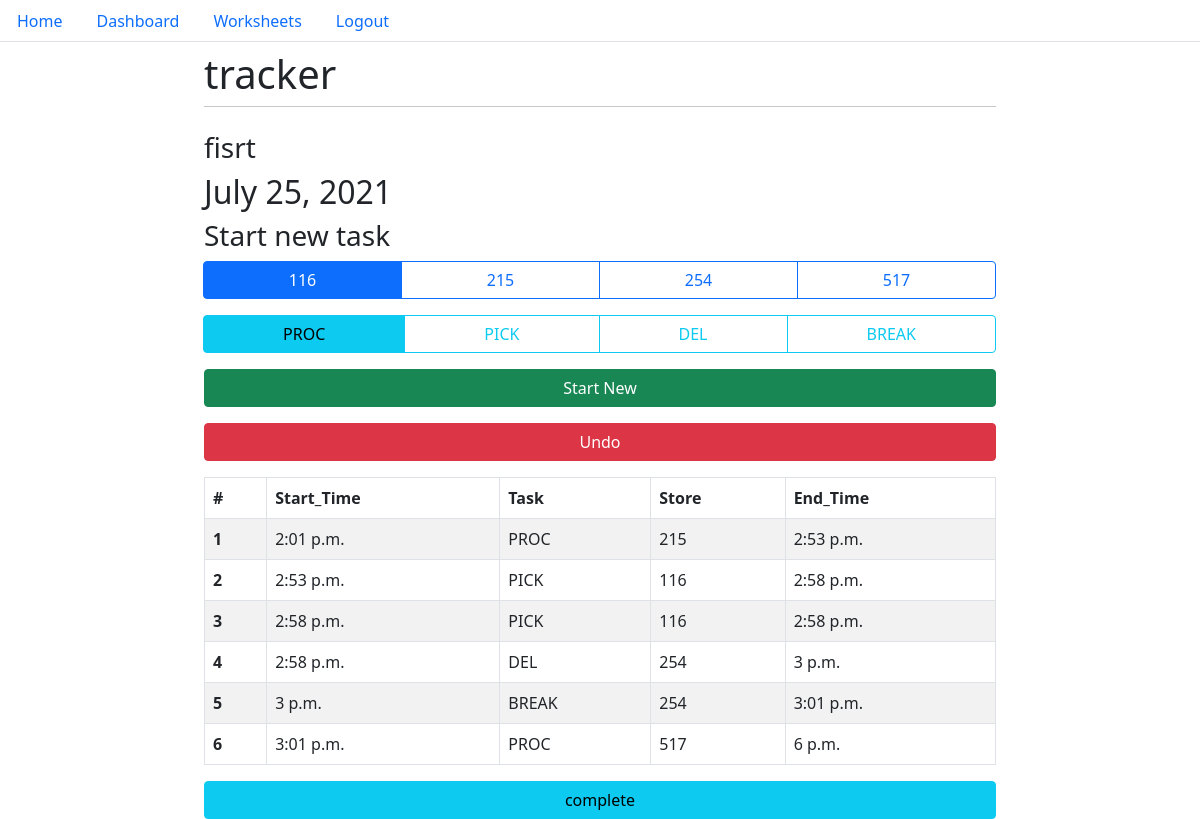
Page /tracker/5 (signed in) on the committed database.
### main/models.py (models this page shows, shortened)
class Worksheet(models.Model):
    user = models.ForeignKey(User, on_delete=models.CASCADE, related_name="worksheet", null=True)
    name = models.CharField(max_length=20)
    date = models.DateField(name="date", auto_now_add=True)
    class Meta:
        verbose_name = ("Worksheet")
        verbose_name_plural = ("Worksheets")

class Entry(models.Model):
    worksheet = models.ForeignKey(Worksheet, on_delete=models.CASCADE)
    start_time = models.TimeField(name="start_time", auto_now_add=True)
    operation = models.CharField(max_length=10)
    store = models.IntegerField(name="store", default=116)
    end_time = models.TimeField(name="end_time", default=default_end_time)
    class Meta:
        verbose_name = ("entry")
        verbose_name_plural = ("entries")

### main/views.py (the view, shortened to what this page needs)
# urls.py: path('tracker/<int:id>', views.user_tracker, name="tracker"),
def user_tracker(response, id):
    try:
        ws = Worksheet.objects.get(id=id)
    except:
        form = CreateNewWorksheet()
        return render(response, 'home.html', {"form": form})
    if ws in response.user.worksheet.all():
        last_entry = len(ws.entry_set.all())
        return render(response, 'tracker.html', {"ws": ws})
    return render(response, "worksheets.html", {"ws": ws})

### main/templates/tracker.html (shortened to what this page needs)
{% extends 'base.html' %}
{% load tz %}
{% block title2 %}tracker{% endblock title2 %}
{% block content %}
    {% if user.is_authenticated %}
        <h3>{{ws.name}}</h3>
        <h2>{{ws.date}}</h2>
        <h3>Start new task</h3>
        <form method="post" action="#" , class="form-group">
            <div class="d-grid gap-3">
                <div class="btn-group" role="group" aria-label="Basic radio toggle button group">
                    <label class="btn btn-outline-primary" for="btnradio1">116</label>
                    <label class="btn btn-outline-primary" for="btnradio2">215</label>
                    <label class="btn btn-outline-primary" for="btnradio3">254</label>
                    <label class="btn btn-outline-primary" for="btnradio4">517</label>
                </div>
                <div class="btn-group" role="group" aria-label="Basic radio toggle button group">
                    <label class="btn btn-outline-info" for="btnradio_01"> PROC</label>
                    <label class="btn btn-outline-info" for="btnradio_02">PICK</label>
                    <label class="btn btn-outline-info" for="btnradio_03">DEL</label>
                    <label class="btn btn-outline-info" for="btnradio_04">BREAK</label>
                </div>
                <button class="btn btn-success" type="submit" name="start_new" , value="start_new">Start New</button>
                <button class="btn btn-danger" type="submit" name="delete" , value="delete">Undo</button>
                <table class="table table-striped table-hover table-bordered">
                    <thead>
                        <tr>
                            <th scope="col">#</th>
                            <th scope="col">Start_Time</th>
                            <th scope="col">Task</th>
                            <th scope="col">Store</th>
                            <th scope="col">End_Time</th>
                        </tr>
                    </thead>
                    <tbody>
                        {% for entry in ws.entry_set.all %}
                        <tr>
                            <th scope="row">{{forloop.counter}}</th>
                            <td colspan="1">{{entry.start_time}}</td>
                            <td colspan="1">{{entry.operation}}</td>
                            <td colspan="1">{{entry.store}}</td>
                            <td colspan="1">{{entry.end_time}}</td>
                        </tr>
                        {% endfor %}
                    </tbody>
                </table>
            </div>
        </form>
        <form method="post" action="#" , class="form-group">
            <div class="d-grid gap-3">
                <button class="btn btn-info" type="submit" name="complete" , value="complete">complete</button>
            </div>
        </form>
    {% endif %}
{% endblock content %}

### main/templates/base.html (shortened to what this page needs)
<!doctype html>
<html lang="en">
<head>
    <link href="https://cdn.jsdelivr.net/npm/bootstrap@5.0.2/dist/css/bootstrap.min.css" rel="stylesheet"
>
</head>
<body>
    {% block nav %}
    <ul class="nav nav-tabs">
        <li class="nav-item">
            <a class="nav-link" href="/">Home</a>
        </li>
        <li class="nav-item">
            <a class="nav-link" href="/dashboard">Dashboard</a>
        </li>
        {% if user.is_authenticated %}
            <li class="nav-item">
                <a class="nav-link" href="/worksheets">Worksheets</a>
            </li>
            <li class="nav-item">
                <a class="nav-link" href="/logout">Logout</a>
            </li>
            <li>
                <a class="nav-link">{{user.first_name}}</a>
            </li>
        {% endif %}
    </ul>
    {% endblock nav %}
    <div id="content" , name="content" , class="main">
        <div class="row justify-content-center">
            <div class="col-8">
                <h1 class="mt-2"> {% block title2 %}Task Tracker{% endblock title2 %}</h1>
                <hr class="mt-0 mb-4">
                {% block content %}
                {% endblock content %}
            </div>
        </div>
    </div>
</body>
</html>

### rows in the picture
Worksheet: name "fisrt", date "July 25, 2021"
Entry: start_time "2:01 p.m.", operation "PROC", store "215", end_time "2:53 p.m."
Entry: start_time "2:53 p.m.", operation "PICK", store "116", end_time "2:58 p.m."
Entry: start_time "2:58 p.m.", operation "PICK", store "116", end_time "2:58 p.m."
Entry: start_time "2:58 p.m.", operation "DEL", store "254", end_time "3 p.m."
Entry: start_time "3 p.m.", operation "BREAK", store "254", end_time "3:01 p.m."
Entry: start_time "3:01 p.m.", operation "PROC", store "517", end_time "6 p.m."
